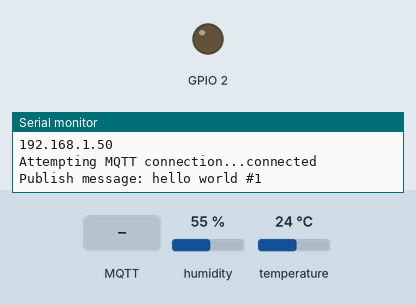
Bench run of a program on a simulated ESP8266 (NodeMCU). Parts: output pins drawn as LEDs (lit = HIGH), the last lines printed to the serial monitor. Inputs (shaded band) come from the test bench; at power-on: humidity 55 %, temperature 24 °C. WiFi joins after 1.5 s; servers stay silent unless stated; random numbers use the default seed unless the program sets one; no MQTT or app messages arrive unless stated.

Above: at 2.7 s.
2.8 s: MQTT message "0" arrives on the first subscribed topic
At 3.9 s:
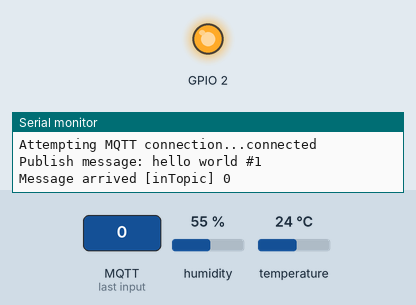
4.3 s: MQTT message "1" arrives on the first subscribed topic
At 5.1 s:
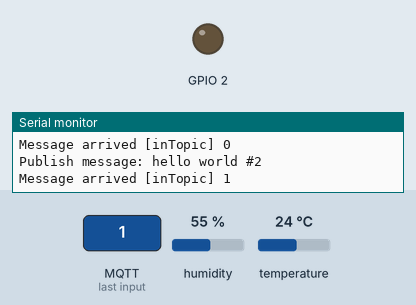
5.8 s: MQTT message "2" arrives on the first subscribed topic
At 6.2 s:
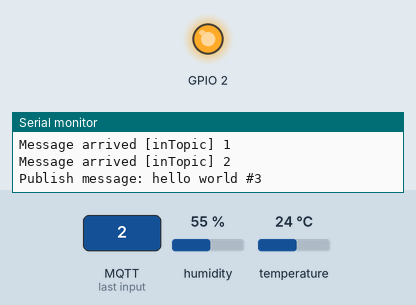
Timing chart, 0 to 8.8 s (numbered marks = the images above; inputs shaded):
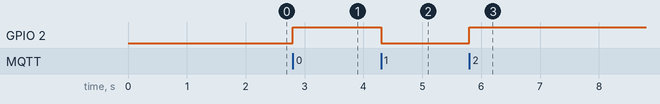

Measured:
- after the input at 2.8 s, GPIO 2: LOW → HIGH at once
- after the input at 4.3 s, GPIO 2: HIGH → LOW at once
- after the input at 5.8 s, GPIO 2: LOW → HIGH at once

The program:

main.cpp
```cpp
/*
 Basic ESP8266 MQTT example
 This sketch demonstrates the capabilities of the pubsub library in combination
 with the ESP8266 board/library.
 It connects to an MQTT server then:
  - publishes "hello world" to the topic "outTopic" every two seconds
  - subscribes to the topic "inTopic", printing out any messages
    it receives. NB - it assumes the received payloads are strings not binary
  - If the first character of the topic "inTopic" is an 1, switch ON the ESP Led,
    else switch it off
 It will reconnect to the server if the connection is lost using a blocking
 reconnect function. See the 'mqtt_reconnect_nonblocking' example for how to
 achieve the same result without blocking the main loop.
 To install the ESP8266 board, (using Arduino 1.6.4+):
  - Add the following 3rd party board manager under "File -> Preferences -> Additional Boards Manager URLs":
       http://arduino.esp8266.com/stable/package_esp8266com_index.json
  - Open the "Tools -> Board -> Board Manager" and click install for the ESP8266"
  - Select your ESP8266 in "Tools -> Board"
*/

#include <ESP8266WiFi.h>
#include <PubSubClient.h>
#include <Adafruit_Sensor.h>
#include <DHT.h>
#include <DHT_U.h>
#include <string.h>
#include <cstring>

// Update these with values suitable for your network.

const char* ssid = "Rachel's iPhone";
const char* password = "cmfj1b5fv2kff";
const char* mqtt_server = "infiniteattempts.summerstudio.xyz";

#define temperature_topic "Rd1/temperature"
#define humidity_topic "Rd1/humidity"

#define DHTPIN 5          // What digital pin we're connected to
#define DHTTYPE DHT22   // DHT 22, AM2302, AM2321

WiFiClient espClient;
PubSubClient client(espClient);
long lastMsg = 0;
char msg[50];
int value = 0;


DHT dht(DHTPIN, DHTTYPE);
// Check for change please

// This function sends Arduino's up time every second to Virtual Pin (5).
// In the app, Widget's reading frequency should be set to PUSH. This means
// that you define how often to send data to Blynk App.

void setup_wifi() {

  delay(10);
  // We start by connecting to a WiFi network
  Serial.println();
  Serial.print("Connecting to ");
  Serial.println(ssid);

  WiFi.begin(ssid, password);

  while (WiFi.status() != WL_CONNECTED) {
    delay(500);
    Serial.print(".");
  }

  randomSeed(micros());

  Serial.println("");
  Serial.println("WiFi connected");
  Serial.println("IP address: ");
  Serial.println(WiFi.localIP());
}

void callback(char* topic, byte* payload, unsigned int length) {
  Serial.print("Message arrived [");
  Serial.print(topic);
  Serial.print("] ");
  for (int i = 0; i < length; i++) {
    Serial.print((char)payload[i]);
  }
  Serial.println();

  // Switch on the LED if an 1 was received as first character
  if ((char)payload[0] == '1') {
    digitalWrite(BUILTIN_LED, LOW);   // Turn the LED on (Note that LOW is the voltage level
    // but actually the LED is on; this is because
    // it is active low on the ESP-01)
  } else {
    digitalWrite(BUILTIN_LED, HIGH);  // Turn the LED off by making the voltage HIGH
  }

}

void reconnect() {
  // Loop until we're reconnected
  while (!client.connected()) {
    Serial.print("Attempting MQTT connection...");
    // Create a random client ID
    String clientId = "ESP8266Client-";
    clientId += String(random(0xffff), HEX);
    // Attempt to connect
    if (client.connect(clientId.c_str())) {
      Serial.println("connected");
      // Once connected, publish an announcement...
      client.publish("outTopic", "hello world");
      // ... and resubscribe
      client.subscribe("inTopic");
    } else {
      Serial.print("failed, rc=");
      Serial.print(client.state());
      Serial.println(" try again in 5 seconds");
      // Wait 5 seconds before retrying
      delay(5000);
    }
  }
}

void setup() {
  pinMode(BUILTIN_LED, OUTPUT);     // Initialize the BUILTIN_LED pin as an output
  Serial.begin(9600);
  setup_wifi();
  client.setServer(mqtt_server, 5269);
  client.setCallback(callback);
}

void loop() {

  if (!client.connected()) {
    reconnect();
  }
  client.loop();

  long now = millis();
  if (now - lastMsg > 2000) {
    float h = dht.readHumidity();
    float t = dht.readTemperature(); // or dht.readTemperature(true) for Fahrenheit
    char hmsg[10];
    char tmsg[10];
    dtostrf(h,7,3,hmsg);
    dtostrf(t,7,3,tmsg);

  //   std::string hstring = std::to_string( h);

  //   hstring = std::to_string(h);

  //  std::string hmsg(string(h));
  //  //string tmsg = string(t);

    if (isnan(h) || isnan(t)) {
        Serial.println("Failed to read from DHT sensor!");
        return;
    }
    lastMsg = now;
    ++value;
    snprintf (msg, 50, "hello world #%ld", value);

    Serial.print("Publish message: ");
    Serial.println(msg);
    client.publish("outTopic", msg);
    client.publish("Rd1/humidity", hmsg);
    client.publish("Rd1/temperature", tmsg);
  }
}
```
